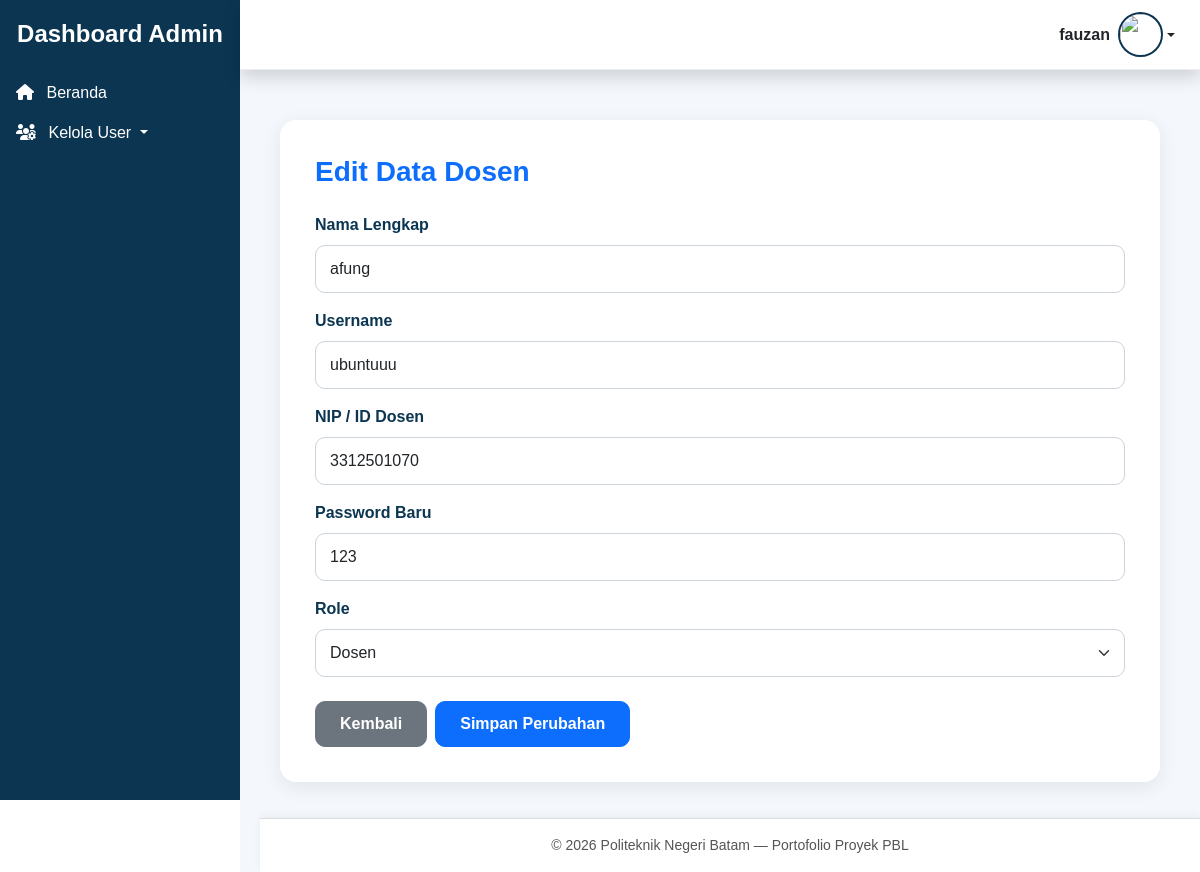
The page /admin/edit_dosen.php?id=11 (signed in) on the database as committed earlier.
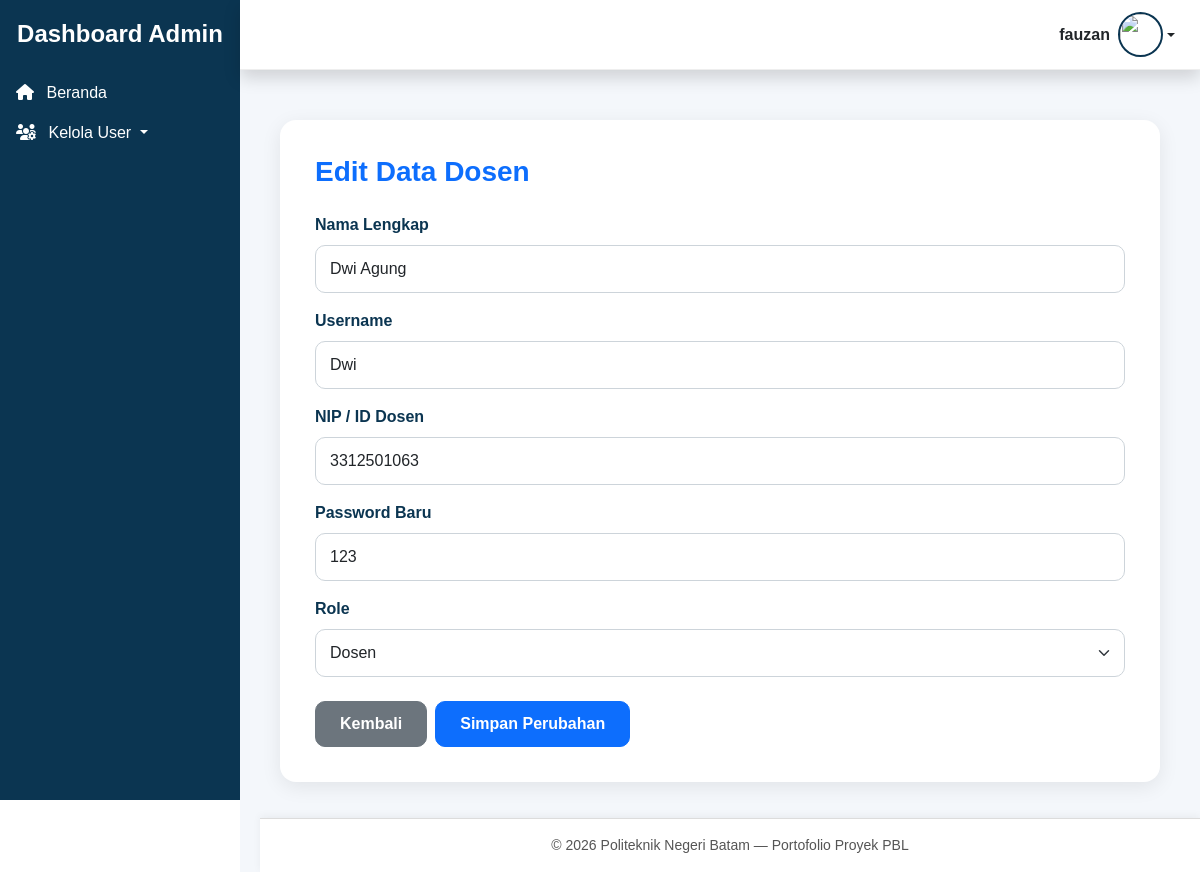
The same page on the database as committed later.
### tables this page shows
CREATE TABLE `users` (
  `id_user` int NOT NULL,
  `nama` varchar(100) DEFAULT NULL,
  `username` varchar(100) DEFAULT NULL,
  `password` varchar(255) DEFAULT NULL,
  `nim` varchar(20) NOT NULL,
  `jurusan` enum('teknik elektro','teknik informatika','teknik mesin','manajemen bisnis') NOT NULL,
  `profil` varchar(255) DEFAULT NULL,
  `role` enum('mahasiswa','dosen','admin') NOT NULL
);

### admin/edit_dosen.php (the view, shortened to what this page needs)
<?php
include "../template_admin/header.php";
include "../template_admin/sidebar.php";
include "../template_admin/topbar.php";
if (isset($_GET['id'])) {
    $id_user = $_GET['id'];
    $query = mysqli_query($koneksi, "SELECT * FROM users WHERE id_user='$id_user'");
    $data = mysqli_fetch_assoc($query);
}
?>
<div class="main-content">
    <div class="form-card">
        <h3 class="fw-bold mb-4 text-primary">Edit Data Dosen</h3>
        <form action="proses_edit_dosen.php" method="POST">
            <div class="mb-3">
                <label class="form-label">Nama Lengkap</label>
                <input type="text" name="nama" class="form-control" required
                       value="<?= $data['nama'] ?>">
            </div>
            <div class="mb-3">
                <label class="form-label">Username</label>
                <input type="text" name="username" class="form-control" required
                       value="<?= $data['username'] ?>">
            </div>
            <div class="mb-3">
                <label class="form-label">NIP / ID Dosen</label>
                <input type="text" name="nim" class="form-control"
                       value="<?= $data['nim'] ?>">
            </div>
            <div class="mb-3">
                <label class="form-label">Password Baru</label>
                <input type="text" name="password" class="form-control"
                       value="<?= $data['password'] ?>">
            </div>
            <div class="mb-4">
                <label class="form-label">Role</label>
                <select name="role" class="form-select">
                    <option value="dosen" <?= ($data['role']=="dosen"?"selected":"") ?>>Dosen</option>
                </select>
            </div>
            <div class="d-flex gap-2">
                <a href="kelola_dosen.php" class="btn btn-secondary btn-custom">
                    Kembali
                </a>
                <button type="submit" class="btn btn-primary btn-custom">
                    Simpan Perubahan
                </button>
            </div>
        </form>
    </div>
</div>
<?php include "../template_admin/footer.php"; ?>

Rows that differ between the two databases and show on the page:
changed users "Dosen": nama "afung" → "Dwi Agung"; username "ubuntuuu" → "Dwi"; nim "3312501070" → "3312501063"
